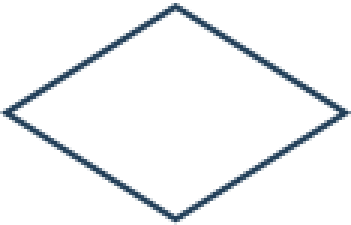
#> input picture Algoritmos e Programação Estruturada/EXERCICIOS DAS UNIDADES/image-4.png, 117 x 75 px (shown 3 times larger)
$ python images_to_pdf.py out.png '../Algoritmos e Programação Estruturada/EXERCICIOS DAS UNIDADES/image-4.png'
#> lines starting #> are read from the running program, lines starting #| are printed output that depends on the picture
"""
Junta uma sequencia de imagens (prints de tela) em um unico PDF, uma imagem
por pagina, em tamanho maximizado (pagina do PDF = tamanho da imagem).

Uso: python images_to_pdf.py saida.pdf img1.jpg img2.jpg img3.jpg ...
"""
import sys
from pathlib import Path

from PIL import Image


def main():
    if len(sys.argv) < 3:
        print(__doc__)
        sys.exit(1)

    out_path = Path(sys.argv[1]).resolve()
    img_paths = [Path(p) for p in sys.argv[2:]]

    images = []
    for p in img_paths:
        if not p.exists():
            print(f"Aviso: imagem nao encontrada, pulando: {p}")
            continue
        img = Image.open(p).convert("RGB")
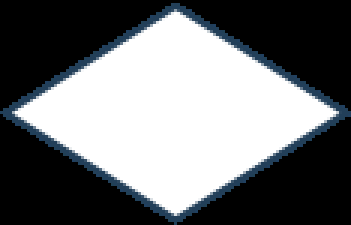
#> img: PIL image 117x75 RGB (shown 3 times larger); mean R, G, B 111.6, 113.9, 115.9
        images.append(img)

    if not images:
        print("Nenhuma imagem valida encontrada.")
        sys.exit(1)

    out_path.parent.mkdir(parents=True, exist_ok=True)
    images[0].save(out_path, save_all=True, append_images=images[1:])
    print(f"OK: {out_path} ({len(images)} paginas)")
#| OK: estudos/out.png (1 paginas)


if __name__ == "__main__":
    main()
